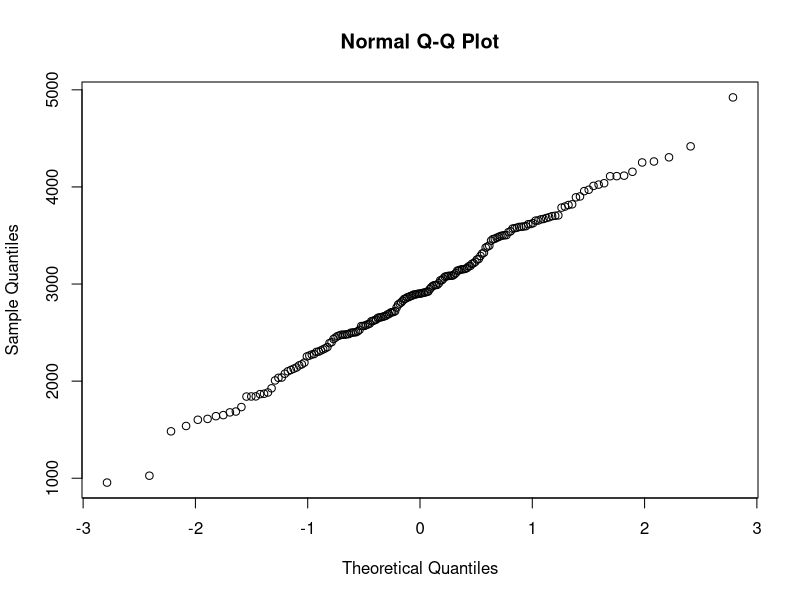
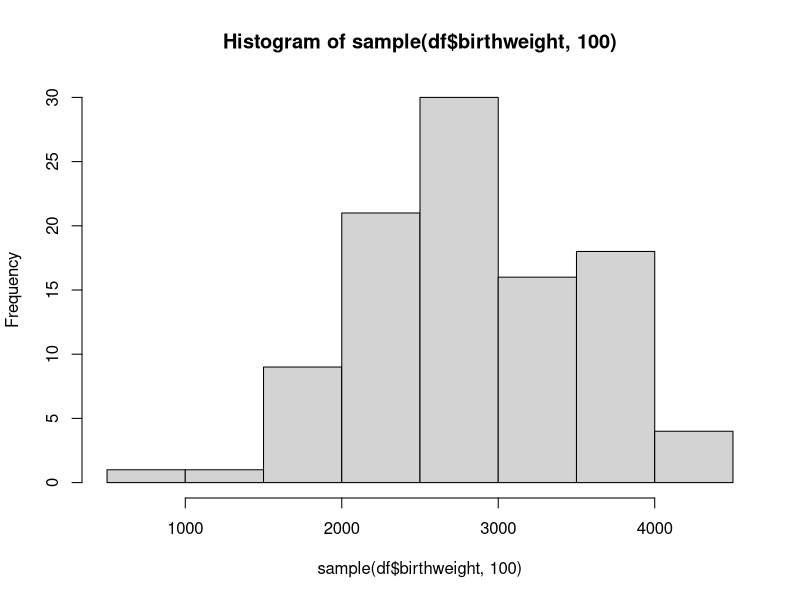

Source code (R) for these figures, in order:
library(dplyr)
df <- read.csv('Data/birthweight.txt')
p_val = shapiro.test(df$birthweight)[2]; p_val
qqnorm(df$birthweight)


#bounded 96%-CI for mean of given birthweights sample
#EXAMPLE (continued) An (asymptotic) 95%-confidence interval for µ is the interval [X¯ − m, X¯ + m], where m = 1.96s/√n
n = nrow(df)
mu = mean(df$birthweight)
variance = var(df$birthweight)
s = sd(df$birthweight)
z_98p = 2.05 # value from z score table for 98th percentile
m = z_98p*s/sqrt(n) #m = 1.96s/√n
bounded_CI = c(mu - m, mu + m) #bounded 96% CI for mu
bounded_CI

# calculating sample size for 100 length CI

get_m = function(n) {
  s = sd(df$birthweight)
  z_98p = 2.05 # value from z score table for 98th percentile
  m = z_98p*s/sqrt(n)
  
  return(m)
}

for (sample_size in 1:1000) {
  lower_bound = mu - get_m(sample_size)
  upper_bound = mu + get_m(sample_size)
  CI_length = upper_bound - lower_bound
  if (CI_length <= 100) {
    break
  }
}
sample_size
CI_length

# bootstrap 96%-CI:
B = 1000
Tstar = 1:B
for (i in 1:B){
  Xstar = sample(df$birthweight, replace=TRUE)
  Tstar[i] = mean(Xstar)
}
Tstar20 = quantile(Tstar, 0.020)
Tstar980 = quantile(Tstar, 0.980)
sum(Tstar<Tstar20)

bootstrap_CI = c(2*mu-Tstar980,2*mu-Tstar20)
bootstrap_CI

# H0 mean <= 2800
t.test(df$birthweight, mu=2800, alt="g")
# p value 0.01357 means that H0 has to be rejected in favor of h1
# which means that true mean is greater than 2800

# sign test
birtweight_results = df[,1]; birtweight_results
binom.test(sum(birtweight_results > 2800), length(birtweight_results), alt='l')[3]
# p value = 0.97567

# power of t-test and sign test
B = 1000
psign = numeric(B)
pttest = numeric(B)
n = 50
for(i in 1:B) {
  x = sample(df$birthweight, n)
  psign[i] = binom.test(sum(x>2800), n, alt='g')[[3]]
  pttest[i] = t.test(x, mu=2800, alt='g')[[3]]
}
power_sign = sum(psign<0.05)/B; power_sign
power_ttest = sum(pttest<0.05)/B; power_ttest
# t-test power (probability of rejecting H0) is bigger, because t-test works better for normal data
hist(sample(df$birthweight, 100))
# histogram shows that data is distributed due to normal distribution

# this is unfinsihed and I am not sure about the results bc z_alpha is very very strange
# let's get 100 samples from df$birthweight
n = 100
p_lower = 0.25
sample_probabilities = numeric(n)
for(i in 1:n){
  x = sample(df$birthweight, n)
  sample_probabilities[i] = sum(x < 2600)/n
}
s = sd(sample_probabilities)
p_estimate = mean(sample_probabilities)
# Using asymptotic normality, the expert computed the left end  =0.25
# of the confidence interval for p
# so we know that p_l = p_estimate - m = 0.25
# we also know that m = z_alpha * s/sqrt(n) and m = p_estimate - 0.25
m = p_estimate - p_lower
p_upper = p_estimate + m;
# standard error
se = s/sqrt(n)
t = m/se

# e
p_val = numeric(100)
for(i in 1:100) {
  males_u2600 = 34
  females_u2600 = 28
  males_a2600 = 61
  females_a2600 = 65
  under_2600 = df$birthweight[df$birthweight < 2600]
  above_2600 = df$birthweight[df$birthweight > 2600]
  under_2600
  samples_males_u2600_i = sample(1:length(under_2600), males_u2600)
  samples_males_u2600 = under_2600[samples_males_u2600_i]
  samples_females_u2600 = under_2600[-samples_males_u2600_i]
  samples_males_a2600_i = sample(1:length(above_2600), males_a2600)
  samples_males_a2600 = above_2600[samples_males_a2600_i]
  samples_females_a2600 = above_2600[-samples_males_a2600_i]
  
  samples_males = c(samples_males_a2600, samples_males_u2600)
  samples_females = c(samples_females_a2600, samples_females_u2600)
  p_val[i] = t.test(samples_males, samples_females)[[3]]
}
mean(p_val)

